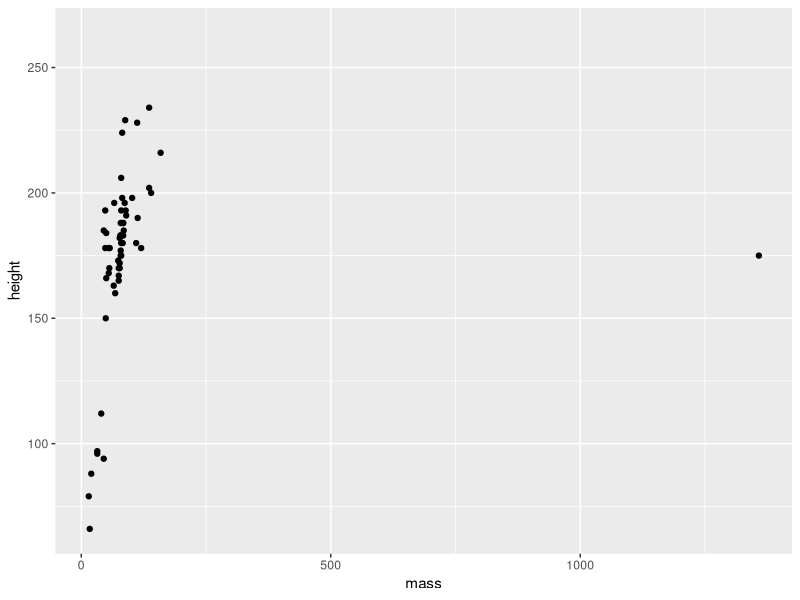
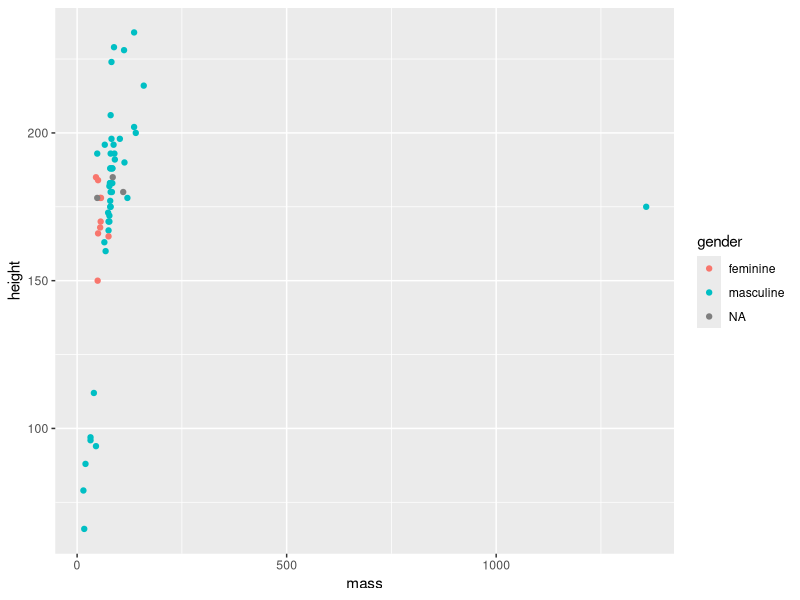
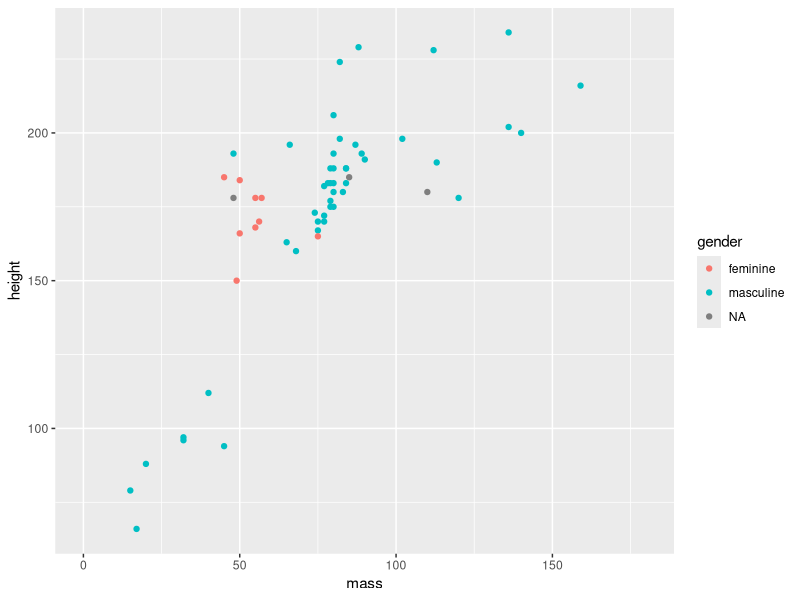
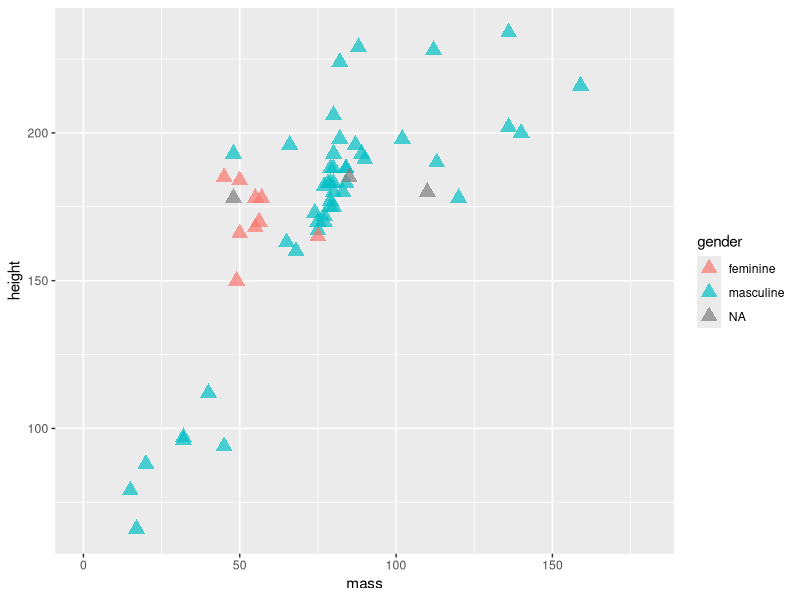
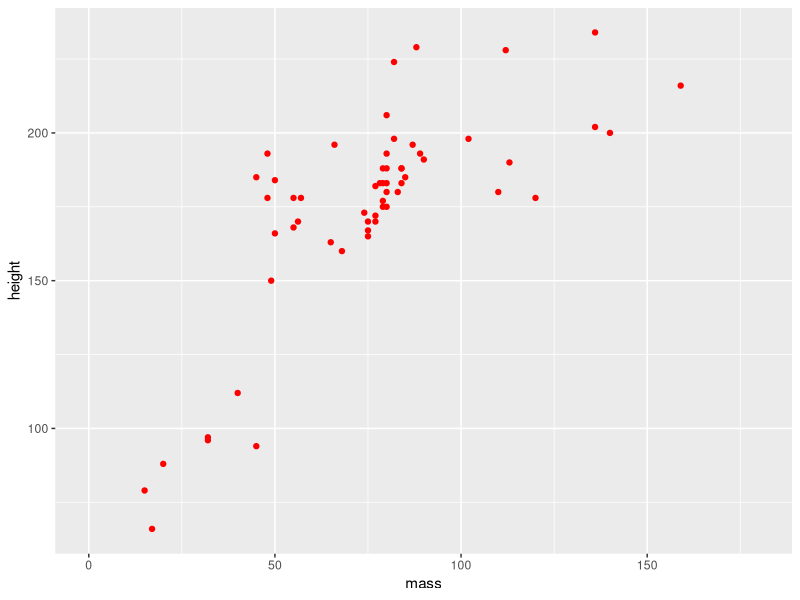
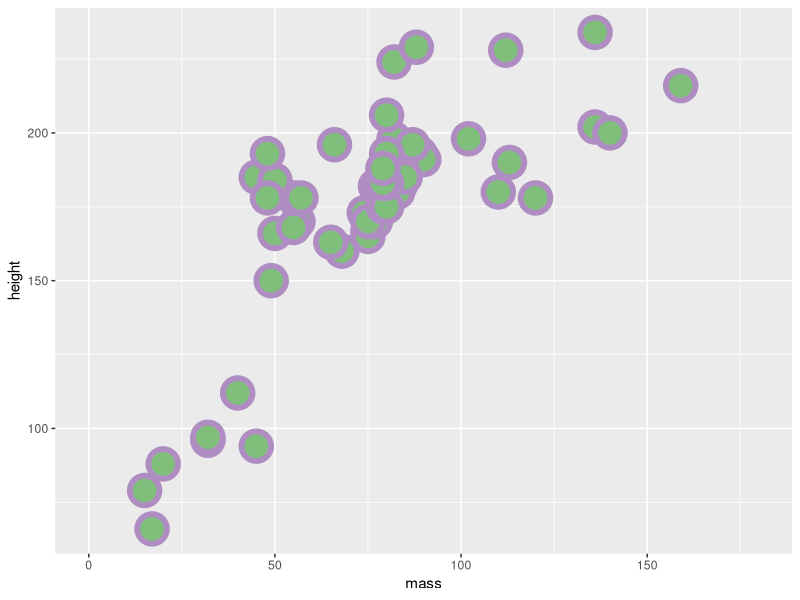
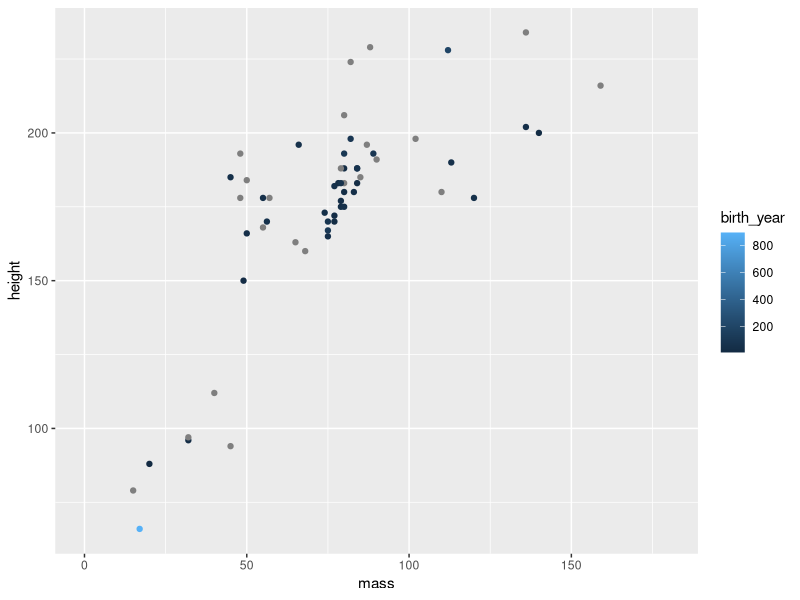
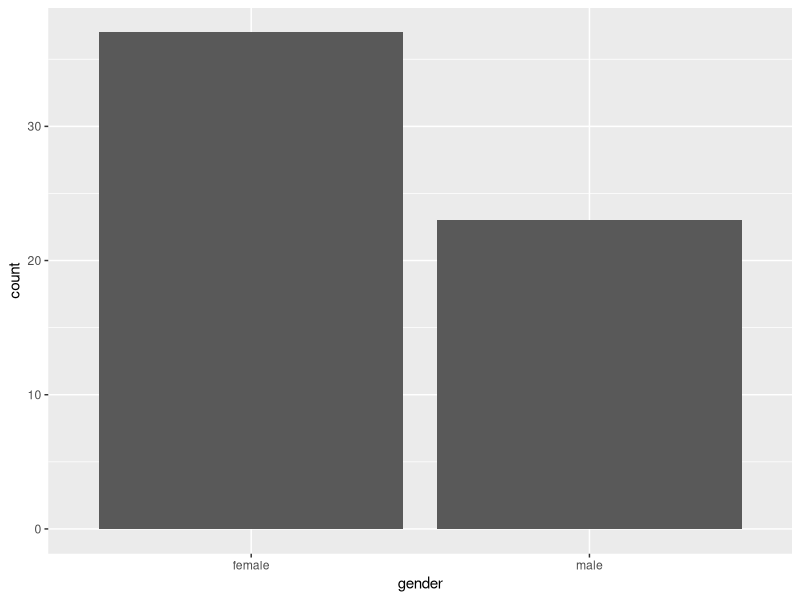

The R source for these figures, in order:
## ---- chunk 1
library(tidyverse)
## ---- chunk 2
# look at first 10 entries
starwars
## ---- chunk 3
ggplot(data = starwars) +
  geom_point(mapping = aes(x = mass, y = height))
## ---- chunk 4
filtered_starwars <- starwars %>% 
  drop_na(height, mass)
## ---- chunk 5
ggplot(data = filtered_starwars) +
  geom_point(mapping = aes(x = mass, 
                           y = height, 
                           colour = gender
                           )
             )
## ---- chunk 6
filtered_starwars %>% filter(mass > 1000)

# overwrite data to remove outlier (keep all with mass below 1000)
# filtered_starwars <- filtered_starwars %>% filter(mass < 1000) # not run
## ---- chunk 7
ggplot(data = filtered_starwars) +
  geom_point(mapping = aes(x = mass, 
                           y = height, 
                           colour = gender
                           )
             ) +
  coord_cartesian(xlim = c(0, 180))
## ---- chunk 8
ggplot(data = filtered_starwars) +
  geom_point(mapping = aes(x = mass, 
                           y = height, 
                           colour = gender
                           ),
             alpha = 0.7, # opacity
             shape = 17, # triangles
             size = 4) + # bigger points
  coord_cartesian(xlim = c(0, 180))
## ---- chunk 9
ggplot(data = filtered_starwars) +
  geom_point(mapping = aes(x = mass, 
                           y = height, 
                           colour = gender
                           ),
             colour = "red") +
  coord_cartesian(xlim = c(0, 180))
## ---- chunk 10
ggplot(data = filtered_starwars, na.rm = T) +
  geom_point(mapping = aes(x = mass, 
                           y = height, 
                           colour = gender
                           ),
             colour = "#af8dc3",
             fill = "#7fbf7b",
             shape = 21,
             size = 8,
             stroke = 3
             ) +
  coord_cartesian(xlim = c(0, 180))
## ---- chunk 11
ggplot(data = filtered_starwars, na.rm = T) +
  geom_point(mapping = aes(x = mass, 
                           y = height, 
                           colour = birth_year
                           )
             ) +
  coord_cartesian(xlim = c(0, 180))
## ---- chunk 12
rt_data <- read_csv("lesson_materials/02_data_visualisation_one/inputs/rt_data.csv")
## ---- chunk 13
ggplot(data = rt_data, 
       mapping = aes(x = gender)
       ) +
  geom_bar()
## ---- chunk 14
ggplot(data = rt_data, 
       mapping = aes(x = response_condition, 
                     y = reaction_time
                     )
       ) +
  geom_boxplot()
## ---- chunk 15
ggplot(data = rt_data, 
       mapping = aes(x = response_condition, 
                     y = reaction_time
                     )
       ) +
  geom_violin(
    trim = FALSE,
    draw_quantiles = c(0.25, 0.5, 0.75)
    )
## ---- chunk 16
ggplot(data = rt_data, 
       mapping = aes(x = reaction_time, 
                     fill = response_condition
                     )
       ) +
  geom_density(alpha = 0.5) # alpha = opacity
## ---- chunk 17
ggplot(data = rt_data, mapping = aes(x = reaction_time)) +
  geom_histogram(binwidth = 50, 
                 fill = "white", 
                 colour = "black"
                 )
## ---- chunk 18
data(chickwts)
